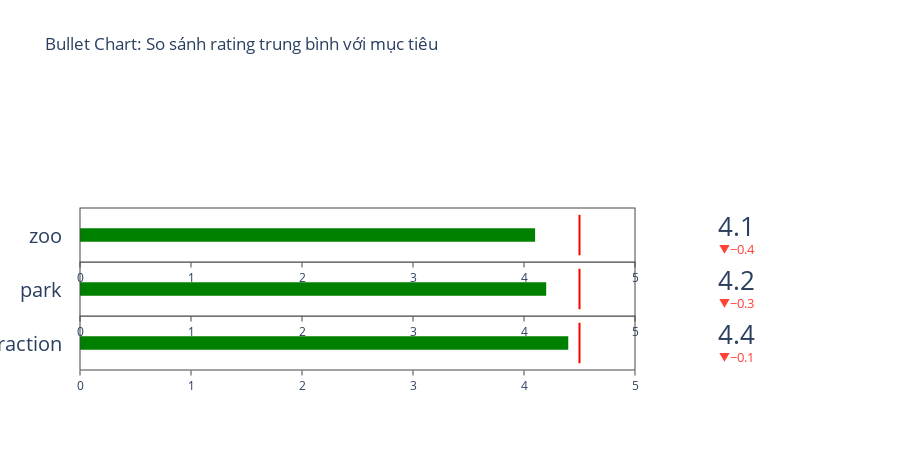

Notebook code cell kept with this figure:
### Code cell
# Bullet Chart: So sánh giá trị thực tế với mục tiêu (giả lập cho rating trung bình từng loại)
try:
    import plotly.graph_objects as go
    bullet_df = df.groupby('type')['rating'].mean().sort_values(ascending=False).head(5)
    target = 4.5  # mục tiêu rating
    fig = go.Figure()
    for i, (t, v) in enumerate(bullet_df.items()):
        fig.add_trace(go.Indicator(
            mode = "number+gauge+delta",
            value = v,
            delta = {'reference': target},
            domain = {'x': [0, 1], 'y': [i/5, (i+1)/5]},
            title = {'text': t},
            gauge = {
                'shape': "bullet",
                'axis': {'range': [0, 5]},
                'threshold': {'line': {'color': "red", 'width': 2}, 'thickness': 0.75, 'value': target},
                'bar': {'color': "green"}
            }
        ))
    fig.update_layout(height=300+50*len(bullet_df), title='Bullet Chart: So sánh rating trung bình với mục tiêu')
    fig.show()
except Exception as e:
    print('Cần cài đặt plotly để vẽ Bullet Chart.', e)

### Figure 1 — Plotly figure (JSON) as saved in the notebook; plotly's stock layout.template omitted (floating-point values rounded to 4 significant figures)
{"data": [{"delta": {"reference": 4.5}, "domain": {"x": [0, 1], "y": [0, 0.2]}, "gauge": {"axis": {"range": [0, 5]}, "bar": {"color": "green"}, "shape": "bullet", "threshold": {"line": {"color": "red", "width": 2}, "thickness": 0.75, "value": 4.5}}, "mode": "number+gauge+delta", "title": {"text": "tourist_attraction"}, "type": "indicator", "value": 4.399}, {"delta": {"reference": 4.5}, "domain": {"x": [0, 1], "y": [0.2, 0.4]}, "gauge": {"axis": {"range": [0, 5]}, "bar": {"color": "green"}, "shape": "bullet", "threshold": {"line": {"color": "red", "width": 2}, "thickness": 0.75, "value": 4.5}}, "mode": "number+gauge+delta", "title": {"text": "park"}, "type": "indicator", "value": 4.2}, {"delta": {"reference": 4.5}, "domain": {"x": [0, 1], "y": [0.4, 0.6]}, "gauge": {"axis": {"range": [0, 5]}, "bar": {"color": "green"}, "shape": "bullet", "threshold": {"line": {"color": "red", "width": 2}, "thickness": 0.75, "value": 4.5}}, "mode": "number+gauge+delta", "title": {"text": "zoo"}, "type": "indicator", "value": 4.1}], "layout": {"height": 450, "title": {"text": "Bullet Chart: So sánh rating trung bình với mục tiêu"}}}
